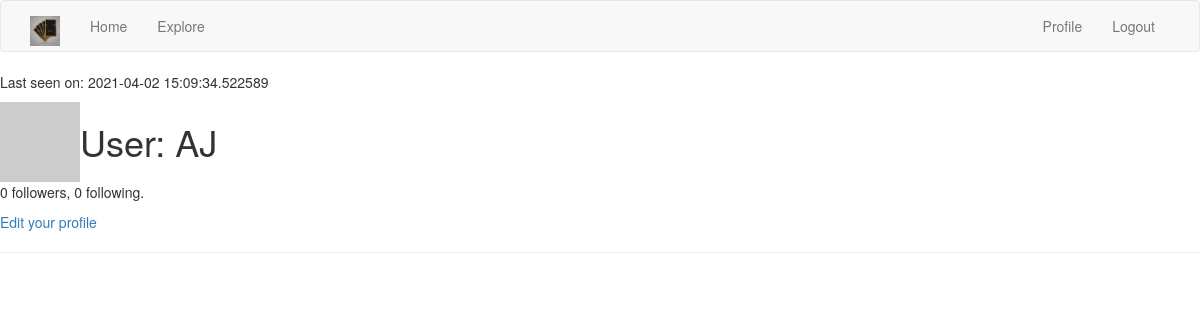
The app's page /user/AJ (signed in), older data.
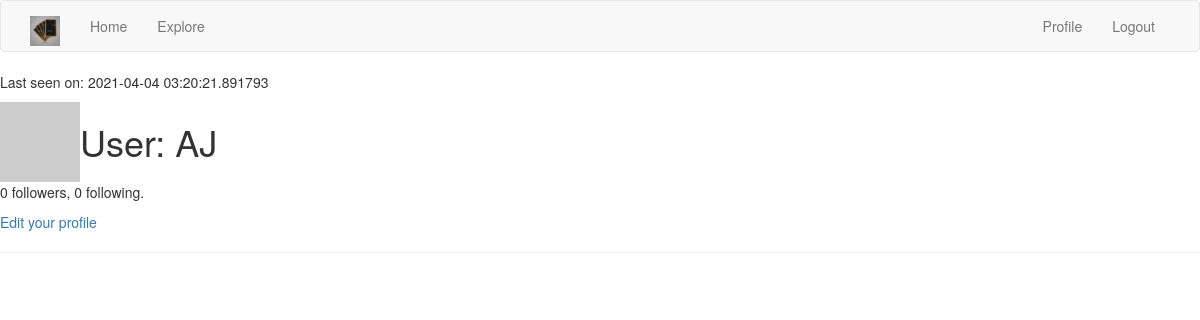
The same page, newer data.
### app/models.py (models this page shows, shortened)
class User(UserMixin, db.Model):
    id = db.Column(db.Integer, primary_key=True)
    username = db.Column(db.String(64), index=True, unique=True)
    email = db.Column(db.String(120), index=True, unique=True)
    password_hash = db.Column(db.String(128))
    posts = db.relationship('Post', backref='author', lazy='dynamic')
    about_me = db.Column(db.String(140))
    last_seen = db.Column(db.DateTime, default=datetime.utcnow)
    def avatar(self, size):
        digest = md5(self.email.lower().encode('utf-8')).hexdigest()
        return 'https://www.gravatar.com/avatar/{}?d=identicon&s={}'.format(
            digest, size)
    followed = db.relationship(
        'User', secondary=followers,
        primaryjoin=(followers.c.follower_id == id),
        secondaryjoin=(followers.c.followed_id == id),
        backref=db.backref('followers', lazy='dynamic'), lazy='dynamic')

### app/routes.py (the view)
@app.route('/user/<username>')
@login_required
def user(username):
    user = User.query.filter_by(username=username).first_or_404()
    page = request.args.get('page', 1, type=int)
    posts = user.posts.order_by(Post.timestamp.desc()).paginate(
        page, app.config['POSTS_PER_PAGE'], False)
    next_url = url_for('user', username=user.username, page=posts.next_num) \
        if posts.has_next else None
    prev_url = url_for('user', username=user.username, page=posts.prev_num) \
        if posts.has_prev else None
    form = EmptyForm()
    return render_template('user.html', user=user, posts=posts.items,
                           next_url=next_url, prev_url=prev_url, form=form)

### app/models.py (called while the page is built)
@login.user_loader
def load_user(id):
    return User.query.get(int(id))

### app/routes.py (called while the page is built)
@app.before_request
def before_request():
    if current_user.is_authenticated:
        current_user.last_seen = datetime.utcnow()
        db.session.commit()

### app/templates/user.html (shortened to what this page needs)
{% extends "base.html" %}
{% block content %}
<table>
    <tr valign="top">
        <td><img src="{{ user.avatar(128) }}"></td>
        <td><h1>User: {{ user.username }}</h1></td>
        {% if user.last_seen %}<p>Last seen on: {{ user.last_seen }}</p>{% endif %}
    </tr>
</table>
<p>{{ user.followers.count() }} followers, {{ user.followed.count() }} following.</p>
{% if user == current_user %}
    <p><a href="{{ url_for('edit_profile') }}">Edit your profile</a></p>
{% endif %}
    <hr>
{% endblock %}

### app/templates/base.html (shortened to what this page needs)
{% extends 'bootstrap/base.html' %}
{% block head %}
    {{super()}}
{% endblock %}
{% block navbar %}
    <nav class="navbar navbar-default">
        <div class="container">
            <div class="navbar-header">
                <a class="navbar-brand" href="{{ url_for('index') }}">
                    <img src="/static/assets/cards.jpg" width="30" height="30" alt="Cards"/>
                </a>
            </div>
            <div class="collapse navbar-collapse" id="bs-example-navbar-collapse-1">
                <ul class="nav navbar-nav">
                    <li><a href="{{ url_for('index') }}">Home</a></li>
                    <li><a href="{{ url_for('explore') }}">Explore</a></li>
                </ul>
                <ul class="nav navbar-nav navbar-right">
                    {% if current_user.is_anonymous %}
                    <li><a href="{{ url_for('login') }}">Login</a></li>
                    {% else %}
                    <li><a href="{{ url_for('user', username=current_user.username) }}">Profile</a></li>
                    <li><a href="{{ url_for('logout') }}">Logout</a></li>
                    {% endif %}
                </ul>
            </div>
        </div>
    </nav>
{% endblock %}

Row changes from the older to the newer data that the page shows:
changed User "AJ": last_seen "2021-04-02 15:09:34.522589" → "2021-04-04 03:20:21.891793"
